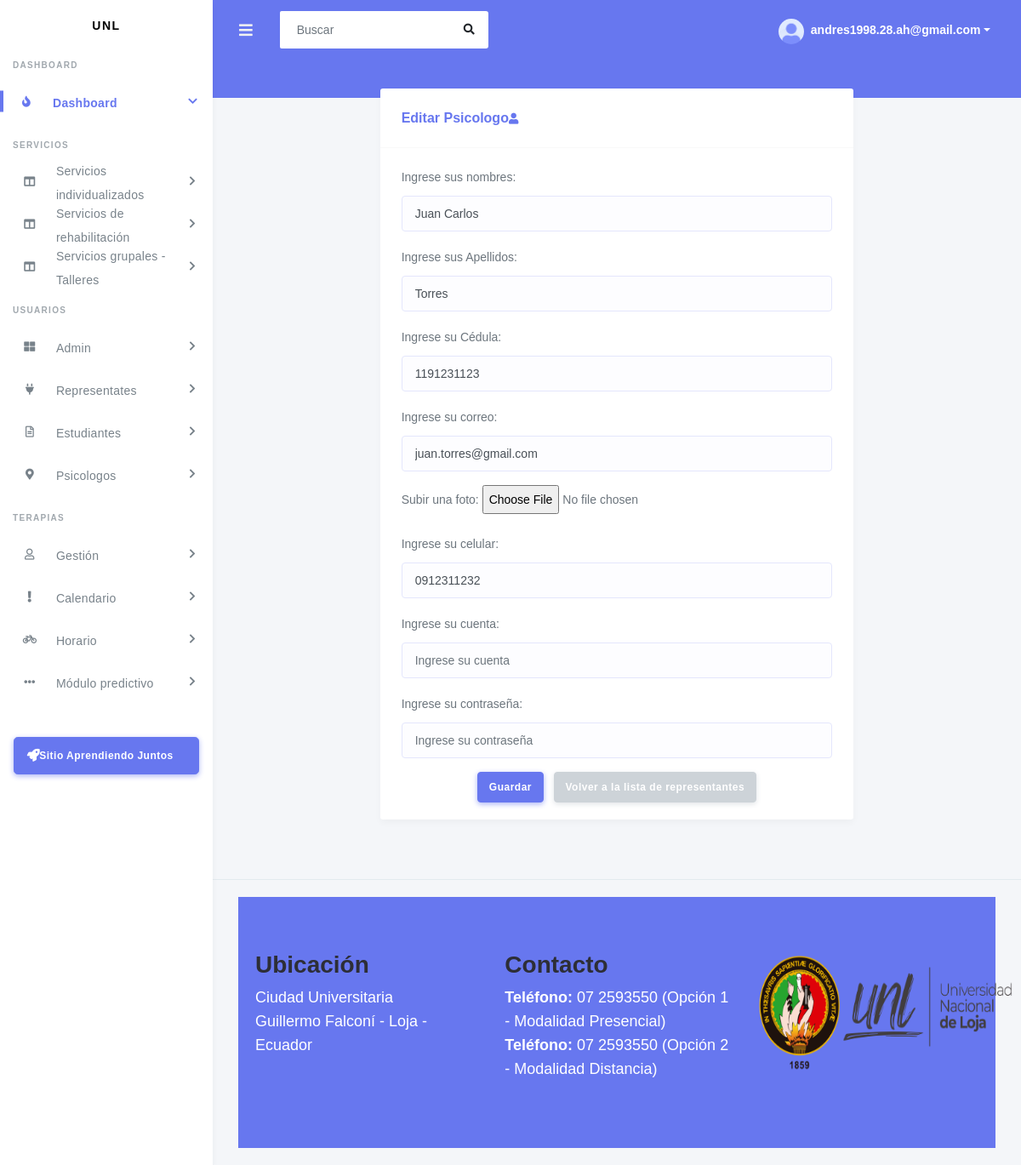
Page /editarPsicologo/5/ (signed in) on the committed database.
### app/usuarios/psicologo/models.py (models this page shows, shortened)
class Psicologo(models.Model):
    user = models.OneToOneField(User, on_delete=models.CASCADE)
    nombre = models.CharField(max_length=100)
    apellido = models.CharField(max_length=100)
    cedula = models.CharField(max_length=10)
    email = models.EmailField(unique=True)
    foto = models.ImageField(upload_to='psicologo/', null=True, blank=True)
    celular = models.CharField(max_length=10, blank=True, null=True)

### app/usuarios/psicologo/views.py (the view)
# urls.py: path('editarPsicologo/<int:pk>/', EditarPsicologoView.as_view(), name='editar_psicologo'),
@method_decorator(permission_required_custom('adminis.can_create_adminis'), name='dispatch')
class EditarPsicologoView(UpdateView):
    model = Psicologo
    form_class = PsicologoForm
    template_name = 'usuarios/editarPsicologo.html'
    success_url = reverse_lazy('listar_psicologo')

### app/controlRoles/utils.py (called while the page is built)
def permission_required_custom(perm, login_url=None, raise_exception=False):
    def decorator(view_func):
        @wraps(view_func)
        def _wrapped_view(request, *args, **kwargs):
            if request.user.has_perm(perm):
                return view_func(request, *args, **kwargs)
            else:
                if raise_exception:
                    raise PermissionDenied
                else:
                    return redirect(request.META.get('HTTP_REFERER', reverse('index')))
        return _wrapped_view
    return decorator

### templates/usuarios/editarPsicologo.html (shortened to what this page needs)
{% extends 'layout.html' %}
{% load static %}
{% block content %}
  <div class="container">
    <div class="row justify-content-center mt-4">
      <div class="col-md-8">
        <div class="card">
          <div class="card-header">
            <h4>Editar Psicologo<i class="fas fa-user"></i></h4>
          </div>
          <div class="card-body">
            <form method="post">
              {{ form.as_p }}
              <div class="text-center mt-3">
                <button type="submit" class="btn btn-primary">Guardar</button>
                <a href="{% url 'listar_psicologos' %}" class="btn btn-secondary ml-2">Volver a la lista de representantes</a>
              </div>
            </form>
          </div>
        </div>
      </div>
    </div>
  </div>
{% endblock content %}

### templates/layout.html (shortened to what this page needs)
<!DOCTYPE html>
<html lang="en">
<head>
  {% load static %}
  <link rel="stylesheet" href="https://stackpath.bootstrapcdn.com/bootstrap/4.3.1/css/bootstrap.min.css">
  <link rel="stylesheet" href="https://use.fontawesome.com/releases/v5.7.2/css/all.css">
  <link rel="stylesheet" href="https://cdnjs.cloudflare.com/ajax/libs/fullcalendar/5.9.0/main.min.css">
  <link rel="stylesheet" href="{% static 'stisla/css/style.css' %}">
  <link rel="stylesheet" href="{% static 'stisla/css/components.css' %}">
</head>
<body>
  <div id="app">
    <div class="main-wrapper">
      <div class="navbar-bg"></div>
      <nav class="navbar navbar-expand-lg main-navbar">
        <form class="form-inline mr-auto">
          <ul class="navbar-nav mr-3">
            <li><a href="#" data-toggle="sidebar" class="nav-link nav-link-lg"><i class="fas fa-bars"></i></a></li>
          </ul>
          <div class="search-element">
            <form method="GET" action="{% url 'index' %}" class="form-inline">
                <input class="form-control" type="search" name="q" placeholder="Buscar" aria-label="Search" data-width="250">
                <button class="btn" type="submit"><i class="fas fa-search"></i></button>
            </form>
          </div>
        </form>
        <ul class="navbar-nav navbar-right">
          <li class="dropdown"><a href="#" data-toggle="dropdown" class="nav-link dropdown-toggle nav-link-lg nav-link-user">
            <img alt="image" src="{% static 'stisla/img/avatar/avatar-1.png'%}" class="rounded-circle mr-1">
            <div class="d-sm-none d-lg-inline-block">{{ request.user.email }}</div></a>
          </li>
        </ul>
      </nav>
      <div class="main-sidebar sidebar-style-2">
        <aside id="sidebar-wrapper">
          <div class="sidebar-brand">
            <a href="index.html">Aprendiendo Juntos</a>
          </div>
          {% include "menu.html" %}
        </aside>
      </div>
      <div class="main-content">
{% block content %}{% endblock %}
      </div>
      {% include 'footer.html' %}
    </div>
  </div>
</body>
</html>

### templates/footer.html (style rules this page uses)
body { font-family: Arial, sans-serif; }
.container { max-width: 1200px; margin: auto; padding: 0 20px; }
.row { display: flex; flex-wrap: wrap; }

### rows in the picture
Psicologo: nombre "Juan Carlos", apellido "Torres", cedula "1191231123", email "juan.torres@gmail.com", celular "0912311232"

### other values in the picture
{{ request.user.email }} "andres1998.28.ah@gmail.com"
